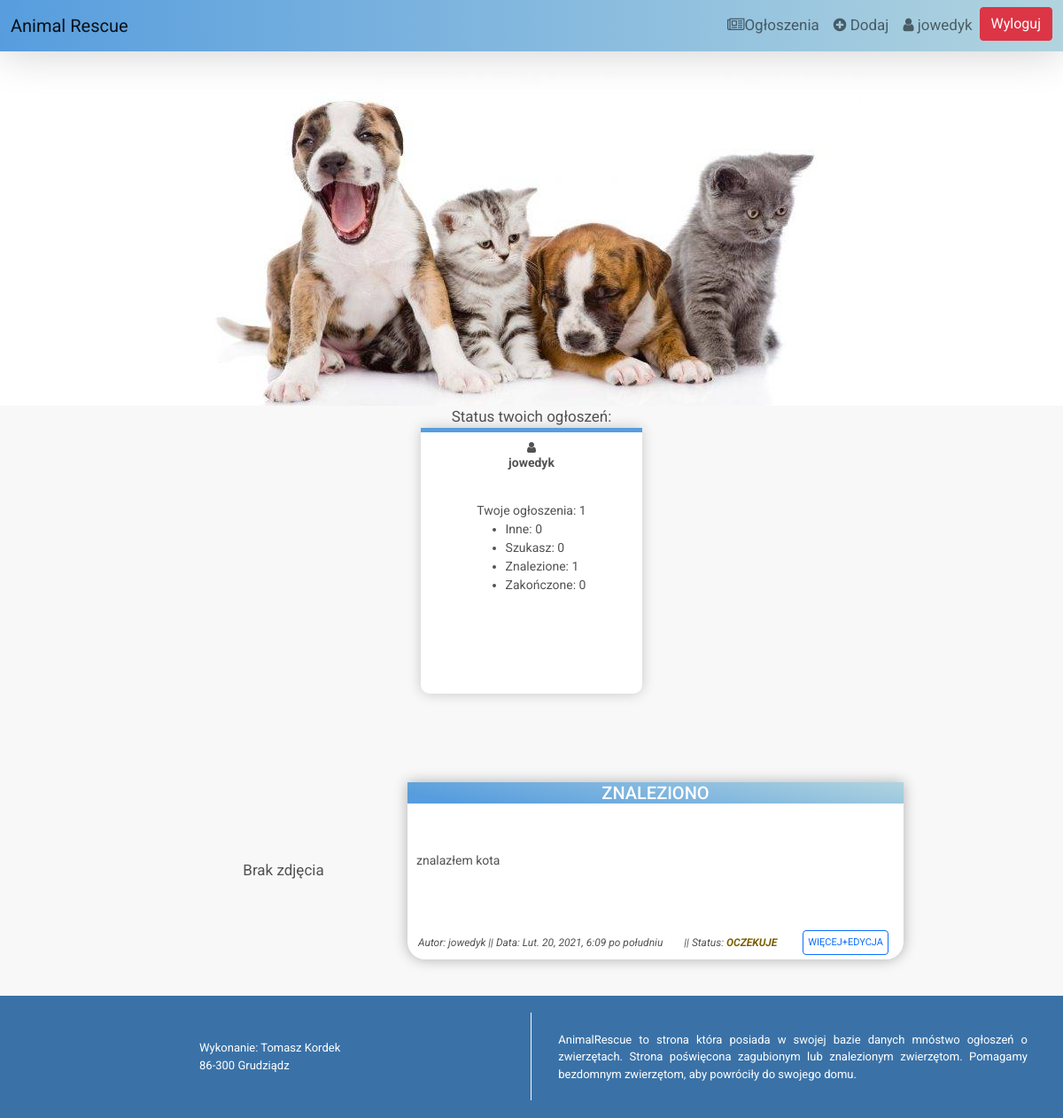
The page /user/ (signed in) on the database its author committed.
### index/models.py (models this page shows, shortened)
class ToDo(models.Model):
    Miasto = models.CharField(max_length=25, help_text='Podać miasto')
    Lokalizacja = models.CharField(max_length=50, blank=True, help_text='<b>* Pole niewymagane</b><br>Podać lokalizację(np. ulica)')
    Opis = models.TextField(help_text='Podaj dokładny opis') #jezeli nie chce to nie musi uzupelniac
    Zdjęcie = models.ImageField(upload_to='index/pictures', blank=True, help_text='<b>* Pole niewymagane</b><br>Wklej zdjęcie')
    created=models.DateTimeField(auto_now_add=True)
    user = models.ForeignKey(User, on_delete=models.CASCADE)
    Kategoria = models.CharField(max_length=15, choices=TITLE_CHOICES, help_text='Wybierz kategorie ogłoszenia')
    Kontakt = models.CharField(max_length=30, blank=True, help_text='<b>* Pole niewymagane</b><br>Numer kontaktowy, mail itp.')
    Akceptacja = models.CharField(max_length=15, choices=ACCEPT_CHOICES, blank=True)

### index/views.py (the view)
# urls.py: path('user/', views.UserTodo, name='UserTodo'),
def UserTodo(request):
    if request.user.is_authenticated:
        TODOS=ToDo.objects.all().order_by('-created')
        usercount = ToDo.objects.filter(user=request.user)
        usercountfound = ToDo.objects.filter(user=request.user).filter(Kategoria='ZNALEZIONO')
        usercountsearch = ToDo.objects.filter(user=request.user).filter(Kategoria='SZUKAM')
        usercountend = ToDo.objects.filter(user=request.user).filter(Kategoria='ZAKOŃCZONE')
        usercountothers = ToDo.objects.filter(user=request.user).filter(Kategoria='INNE')
        return render(request,'index/usertodo.html', {'TODOS':TODOS, 'usercount':usercount,'usercountfound':usercountfound, 'usercountsearch':usercountsearch,
        'usercountend':usercountend, 'usercountothers':usercountothers,})
    else:
        return render(request,'index/usertodo.html')

### index/templates/index/usertodo.html (shortened to what this page needs)
{% extends 'index/base.html' %}
{% load static %}
{% block content %}
<center>Status twoich ogłoszeń:</center>
{% if user.is_authenticated %}
  <div class="usertodo-current">
    <i class="fa fa-user"></i><b>{{ user.username }}</b>
    Twoje ogłoszenia: {{ usercount.count }}<br/>
    <ul>
      <li class="li-others">Inne: {{ usercountothers.count }}</li>
      <li class="li-search">Szukasz: {{ usercountsearch.count }}</li>
      <li class="li-found">Znalezione: {{ usercountfound.count }}</li>
      <li class="li-end">Zakończone: {{ usercountend.count }}</li>
    </ul>
  </div>
  {% for ToDo in TODOS %}
  {% ifequal ToDo.user|stringformat:"s" request.user.username %}
  <center>
  <div class="card-currents mb-3">
    <div class="row g-0">
      <div class="col-md-4">
        {% if ToDo.Zdjęcie.url is not Null %}
        <a href="{{ ToDo.Zdjęcie.url }}"><img src="{{ ToDo.Zdjęcie.url }}"></a>
        {% else %}
        Brak zdjęcia
        {% endif %}
      </div>
      <div class="col-md-8">
        {% if ToDo.Kategoria == 'ZNALEZIONO' %}
        <div class="card-body-currents">
          <h5 class="card-title">ZNALEZIONO</h5>
          {% elif ToDo.Kategoria == 'SZUKAM' %}
          <div class="card-body-currents">
          <h5 class="card-title">POSZUKUJĘ</h5>
          {% elif ToDo.Kategoria == 'INNE' %}
          <div class="card-body-currents">
          <h5 class="card-title">INNE</h5>
          {% else %}
          <div class="card-body-currents-done">
          <h5 class="card-title-done">ZAKOŃCZONE</h5>
          {% endif %}
          <p class="card-text">{{ ToDo.Opis|truncatechars:250 }}</p>
          <div class="card-info">
            <i>Autor: {{ ToDo.user}} || Data: {{ ToDo.created }}</i>
            <i> || Status:
            {% if ToDo.Akceptacja == 'TAK' %}
              <i style="color:green;"><b>AKCEPTACJA</b></i>
            {% elif ToDo.Akceptacja == 'NIE' %}
              <i style="color:red"><b>ODRZUCONY</b></i>
            {% else %}
              <i style="color:rgb(122, 95, 0)"><b>OCZEKUJE</b></i>
            {% endif %}
            </i>
            <a href="{% url 'detail' ToDo.id %}">
                <button type="button" class="btn btn-outline-primary">WIĘCEJ+EDYCJA</button>
            </a>
            </div>
          </div>
        </div>
      </div>
    </div>
  </center>
  {% endifequal %}
  {% endfor %}
{% endif %}
{% endblock %}

### index/templates/index/base.html (shortened to what this page needs)
{% load static %}
<!doctype html>
<html lang="en">
  <head>
    <link href="https://cdn.jsdelivr.net/npm/bootstrap@5.0.0-beta1/dist/css/bootstrap.min.css" rel="stylesheet">
    <link rel="stylesheet" href="https://cdnjs.cloudflare.com/ajax/libs/font-awesome/4.7.0/css/font-awesome.min.css">
    <link href="{% static 'css/style.css' %}" rel="stylesheet">
  </head>
<body>
<section id="top">
  <nav class="navbar navbar-expand-lg navbar-light">
    <div class="container-fluid">
      <a class="navbar-brand" href="{% url 'index' %}">Animal Rescue</a>
        <div class="collapse navbar-collapse justify-content-end" id="navbarNav">
          <ul class="navbar-nav">
            <li class="nav-item">
            <a class="nav-link" href="{% url 'currents' %}"><i class="fa fa-newspaper-o"></i>Ogłoszenia</a>
            </li>
            {% if user.is_authenticated %}
              <li class="nav-item">
              <a class="nav-link" href="{% url 'createtodo' %}" tabindex="-1" aria-disabled="true"><i class="fa fa-plus-circle"></i> Dodaj</a>
              </li>
              <li class="nav-item">
              <a class="nav-link" href="{% url 'UserTodo' %}"><i class="fa fa-user"></i> {{ user.username }}</a>
              </li>
              <form action="{% url 'logoutuser' %}" method="POST">
              <li class="nav-item">
              <button type="submit" class="btn btn-danger">Wyloguj</button>
              </li>
              </form>
            {% endif %}
          </ul>
        </div>
    </div>
  </nav>
<div id="logo">
</div>
</section>
{% block content %}
{% endblock %}
<footer>
  <div>Wykonanie: Tomasz Kordek<br/>
  86-300 Grudziądz</div>
  <div>AnimalRescue to strona która posiada w swojej bazie danych mnóstwo ogłoszeń o zwierzętach.
    Strona poświęcona zagubionym lub znalezionym zwierzętom.
    Pomagamy bezdomnym zwierzętom, aby powróciły do swojego domu.
</div>
</footer>
</body>
</html>

### index/static/css/style.css (style rules this page uses)
html { height: 100%; }
body { margin: auto; background-color: rgb(248, 248, 248); color:rgb(83, 82, 83); width: 100%; min-height: 100%; display: flex; flex-direction: column; font-family: 'Roboto', sans-serif; font-size: 17px; }
#top .navbar { background-image: linear-gradient(to right, rgb(87, 157, 222) , rgb(177, 212, 223)); box-shadow: 0px 0px 50px 0px rgba(0,0,0,0.20); }
#logo { background-image: url("/static/img/bg.jpg"); background-repeat:no-repeat; background-position: center; background-size:auto; width: 100%; height: 400px; background-color: white; }
.card-title { color: rgb(87, 157, 222); }
.card-text { text-align: justify; }
.card-info { width: 100%; display: flex; justify-content: space-around; align-items: center; margin: 0; padding: 0; }
.card-info i { font-size: 12px; }
.card-info .btn { font-size: 11px; padding: 5px; margin: 5px; }
footer { position: sticky; margin-top:auto; width: 100%; min-height: 80px; background-color: rgb(58, 114, 167); color: white; display: flex; justify-content: space-around; align-items: center; padding: 10px; }
footer div { width: 100%; text-align: justify; display: flex; justify-content: center; align-items: center; font-size: 13px; padding: 30px; }
footer div:nth-of-type(1) { border-right: 1px solid rgb(248, 248, 248); }
.card-currents { margin: 30px; width: 70%; }
.col-md-4 { min-height: 200px; display: flex; justify-content: center; align-items: center; }
.col-md-8 { background-color: white; height: 200px; box-shadow: 0px 0px 15px 0px rgba(0, 0, 0, 0.3); border-bottom-right-radius: 20px; border-bottom-left-radius: 20px; }
.row { display: flex; align-items: center; min-height: 200px; margin-bottom: 40px; margin-top: 100px; }
.card-text { font-size: 14px; padding: 10px; }
.card-body-currents { display: flex; flex-direction: column; justify-content: space-between; height: 200px; }
.card-body-currents h5 { background: linear-gradient(10deg, rgb(87, 157, 222) 10%, rgb(177, 212, 223)); color: white; }
.usertodo-current { margin: 0 auto; width: 250px; height: 300px; background-color: white; border-top: 5px solid rgb(87, 157, 222); box-shadow: 0px 0px 15px 0px rgba(0,0,0,0.20); display: flex; flex-direction: column; align-items: center; border-bottom-right-radius: 10px; border-bottom-left-radius: 10px; padding: 10px; font-size: 14px; }

### rows shown on the page
ToDo: Zdjęcie "Brak zdjęcia", Kategoria "ZNALEZIONO", Opis "znalazłem kota", user "jowedyk", created "Lut. 20, 2021, 6:09 po południu", Akceptacja "OCZEKUJE"

### other values the page prints
{{ user.username }} "jowedyk"
{{ usercount.count }} "1"
{{ usercountothers.count }} "0"
{{ usercountsearch.count }} "0"
{{ usercountfound.count }} "1"
{{ usercountend.count }} "0"
